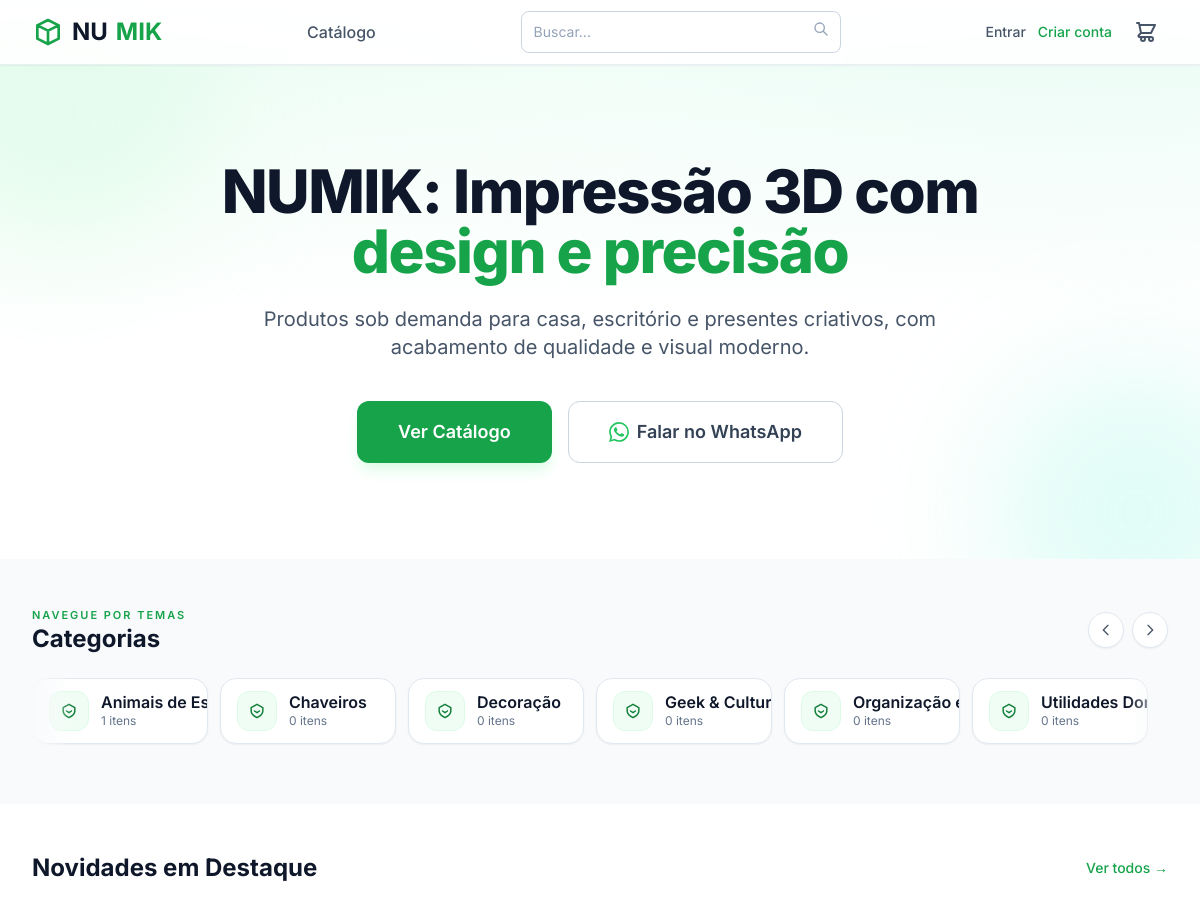
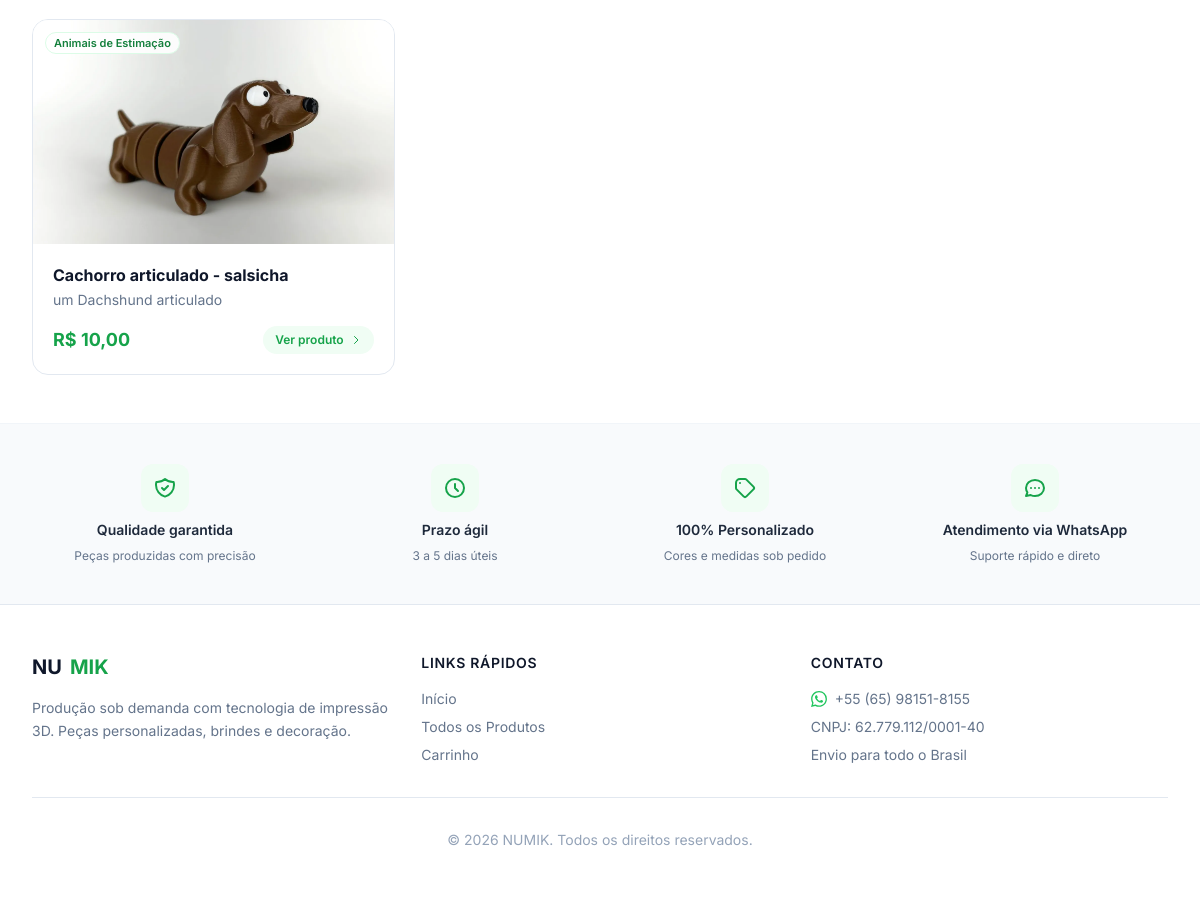
The page / on the database its author committed (2 pictures, top to bottom).
### catalog/models.py (models this page shows, shortened)
class Category(models.Model):
    name = models.CharField(max_length=150, verbose_name="Nome da Categoria")
    slug = models.SlugField(max_length=150, unique=True)
    description = models.TextField(blank=True, verbose_name="Descrição")
    class Meta:
        verbose_name = "Categoria"
        verbose_name_plural = "Categorias"
        ordering = ['name']

class Product(models.Model):
    category = models.ForeignKey(Category, related_name='products', on_delete=models.SET_NULL, null=True, blank=True, verbose_name="Categoria")
    name = models.CharField(max_length=200, verbose_name="Nome do Produto")
    slug = models.SlugField(max_length=200, unique=True)
    short_description = models.CharField(max_length=255, verbose_name="Descrição Curta")
    description = models.TextField(verbose_name="Descrição Longa")
    base_price = models.DecimalField(max_digits=10, decimal_places=2, verbose_name="Preço Base")
    is_active = models.BooleanField(default=True, verbose_name="Ativo?")
    lead_time_text = models.CharField(max_length=100, default="Produção em 3 a 5 dias úteis", verbose_name="Prazo Estimado")
    tags = models.ManyToManyField(Tag, related_name='products', blank=True, verbose_name="Tags (#)")
    created_at = models.DateTimeField(auto_now_add=True)
    updated_at = models.DateTimeField(auto_now=True)
    class Meta:
        verbose_name = "Produto"
        verbose_name_plural = "Produtos"
        ordering = ['-created_at']
    def get_absolute_url(self):
        return reverse('catalog:product_detail', kwargs={'slug': self.slug})

class ProductImage(models.Model):
    product = models.ForeignKey(Product, related_name='images', on_delete=models.CASCADE)
    image = models.ImageField(upload_to='products/%Y/%m/%d', verbose_name="Imagem")
    alt_text = models.CharField(max_length=200, blank=True, verbose_name="Texto Alternativo (SEO)")
    order = models.PositiveIntegerField(default=0, verbose_name="Ordem")
    class Meta:
        verbose_name = "Imagem do Produto"
        verbose_name_plural = "Imagens do Produto"
        ordering = ['order']

### catalog/views.py (the view)
# urls.py: path('', views.home, name='home'),
def home(request):
    featured_products = Product.objects.filter(is_active=True).order_by('?')[:6]
    categories = Category.objects.all()
    return render(request, 'catalog/home.html', {
        'products': featured_products,
        'categories': categories
    })

### cart/cart.py (called while the page is built)
    def get_total_items(self):
        return sum(item['quantity'] for item in self.cart.values())

    def _normalize_cart_dict(self, cart_data):
        return {item_id: self._normalize_item(data) for item_id, data in (cart_data or {}).items() if isinstance(data, dict)}

### cart/context_processors.py (called while the page is built)
def cart(request):
    return {'cart': Cart(request)}

### templates/catalog/home.html (shortened to what this page needs)
{% extends 'base.html' %}
{% block content %}
<section class="relative overflow-hidden bg-gradient-to-b from-emerald-50/70 via-white to-white">
    <div class="absolute -top-24 -left-20 w-72 h-72 rounded-full bg-brand-100 blur-3xl opacity-60 pointer-events-none" aria-hidden="true"></div>
    <div class="absolute -bottom-24 -right-20 w-72 h-72 rounded-full bg-teal-100 blur-3xl opacity-60 pointer-events-none" aria-hidden="true"></div>
    <div class="max-w-7xl mx-auto px-4 sm:px-6 lg:px-8 py-16 sm:py-24 text-center relative">
        <h1 class="text-balance text-4xl tracking-tight font-extrabold text-slate-900 sm:text-5xl md:text-6xl leading-tight">
            <span class="block">NUMIK: Impressão 3D com</span>
            <span class="block text-brand-600">design e precisão</span>
        </h1>
        <p class="mt-4 max-w-md mx-auto text-base text-slate-600 sm:text-lg md:mt-6 md:text-xl md:max-w-3xl">
            Produtos sob demanda para casa, escritório e presentes criativos, com acabamento de qualidade e visual moderno.
        </p>
        <div class="mt-8 sm:mt-10 flex flex-col sm:flex-row justify-center gap-3 sm:gap-4">
            <a href="{% url 'catalog:product_list' %}"
                class="inline-flex items-center justify-center px-8 py-3.5 border border-transparent text-base font-semibold rounded-xl text-white bg-brand-600 hover:bg-brand-700 transition-colors shadow-lg shadow-brand-100 md:py-4 md:text-lg md:px-10">
                Ver Catálogo
            </a>
            <a href="https://wa.me/5565981518155" target="_blank" rel="noopener noreferrer"
                class="inline-flex items-center justify-center px-8 py-3.5 border border-slate-300 text-base font-semibold rounded-xl text-slate-700 bg-white hover:bg-slate-50 transition-colors md:py-4 md:text-lg md:px-10">
                Falar no WhatsApp
            </a>
        </div>
    </div>
</section>
{% if categories %}
<section class="py-10 sm:py-12 bg-slate-50" aria-labelledby="categorias-heading">
    <div class="max-w-7xl mx-auto px-4 sm:px-6 lg:px-8">
        <div class="flex items-center justify-between gap-3 mb-6">
            <div>
                <p class="text-[11px] font-semibold tracking-[0.18em] text-brand-600 uppercase">Navegue por temas</p>
                <h2 id="categorias-heading" class="text-2xl font-bold text-slate-900 leading-tight">Categorias</h2>
            </div>
            <div class="flex gap-2 items-center shrink-0">
                <button type="button" id="cat-prev"
                    class="h-9 w-9 rounded-full border border-slate-200 bg-white text-slate-600 shadow-sm hover:border-brand-500 hover:text-brand-600 transition-colors flex items-center justify-center focus-visible:ring-2 focus-visible:ring-brand-500 focus-visible:outline-none"
                    aria-label="Rolar categorias para a esquerda">
                    <svg class="w-4 h-4" fill="none" stroke="currentColor" viewBox="0 0 24 24" aria-hidden="true"><path stroke-linecap="round" stroke-linejoin="round" stroke-width="2" d="M15 19l-7-7 7-7"/></svg>
                </button>
                <button type="button" id="cat-next"
                    class="h-9 w-9 rounded-full border border-slate-200 bg-white text-slate-600 shadow-sm hover:border-brand-500 hover:text-brand-600 transition-colors flex items-center justify-center focus-visible:ring-2 focus-visible:ring-brand-500 focus-visible:outline-none"
                    aria-label="Rolar categorias para a direita">
                    <svg class="w-4 h-4" fill="none" stroke="currentColor" viewBox="0 0 24 24" aria-hidden="true"><path stroke-linecap="round" stroke-linejoin="round" stroke-width="2" d="M9 5l7 7-7 7"/></svg>
                </button>
            </div>
        </div>
        <div class="relative">
            <div class="pointer-events-none absolute inset-y-0 right-0 w-10 bg-gradient-to-l from-slate-50 to-transparent z-10" aria-hidden="true"></div>
            <ul id="cat-scroller" role="list"
                class="flex gap-3 overflow-x-auto pb-3 scroll-smooth snap-x snap-mandatory"
                style="-ms-overflow-style: none; scrollbar-width: none;">
                {% for cat in categories %}
                <li class="flex-none snap-start">
                    <a href="{% url 'catalog:product_list' %}?categoria={{ cat.slug }}"
                        class="group flex w-[176px] rounded-2xl border border-slate-200 bg-white px-4 py-3 shadow-sm hover:-translate-y-0.5 hover:border-brand-500 hover:shadow-md transition-all focus-visible:ring-2 focus-visible:ring-brand-500 focus-visible:outline-none overflow-hidden">
                        <div class="flex items-center gap-3">
                            <span class="h-10 w-10 rounded-xl bg-brand-50 border border-brand-100 text-brand-700 flex items-center justify-center flex-shrink-0" aria-hidden="true">
                                <svg class="h-5 w-5" viewBox="0 0 24 24" fill="none" stroke="currentColor" stroke-width="1.8" stroke-linecap="round" stroke-linejoin="round">
                                    <path d="M12 4l7 4v4c0 4-3 6-7 8-4-2-7-4-7-8V8l7-4z" />
                                    <path d="M9 12l3 2 3-2" />
                                </svg>
                            </span>
                            <div class="text-left min-w-0">
                                <p class="font-semibold text-slate-900 leading-tight truncate">{{ cat.name }}</p>
                                <p class="text-[12px] text-slate-500">{{ cat.products.count|default:0 }} itens</p>
                            </div>
                        </div>
                    </a>
                </li>
                {% endfor %}
            </ul>
        </div>
    </div>
</section>
{% endif %}
<section class="py-10 sm:py-12 bg-white" aria-labelledby="destaque-heading">
    <div class="max-w-7xl mx-auto px-4 sm:px-6 lg:px-8">
        <div class="flex items-center justify-between mb-8">
            <h2 id="destaque-heading" class="text-2xl font-bold text-slate-900">Novidades em Destaque</h2>
            <a href="{% url 'catalog:product_list' %}" class="text-sm font-medium text-brand-600 hover:text-brand-700 transition-colors">
                Ver todos <span aria-hidden="true">&rarr;</span>
            </a>
        </div>
        <ul role="list" class="grid grid-cols-1 sm:grid-cols-2 lg:grid-cols-3 xl:grid-cols-4 gap-6">
            {% for product in products %}
            <li class="group relative bg-white border border-slate-200 rounded-2xl overflow-hidden hover:shadow-lg hover:border-brand-300 transition-all duration-200 flex flex-col">
                <a href="{{ product.get_absolute_url }}" class="block">
                    <div class="relative bg-slate-100 overflow-hidden h-56">
                        {% if product.images.first %}
                        <img src="{{ product.images.first.image.url }}"
                            alt="{{ product.images.first.alt_text|default:product.name }}"
                            width="400" height="300"
                            loading="{% if forloop.counter <= 4 %}eager{% else %}lazy{% endif %}"
                            class="w-full h-full object-cover object-center group-hover:scale-105 transition-transform duration-300">
                        {% endif %}
                        {% if product.category %}
                        <span class="absolute top-3 left-3 px-2 py-0.5 rounded-full bg-white/90 text-[11px] font-semibold text-brand-700 border border-brand-100">{{ product.category.name }}</span>
                        {% endif %}
                    </div>
                </a>
                <div class="p-5 flex-1 flex flex-col justify-between">
                    <div>
                        <h3 class="text-base font-bold text-slate-900 leading-snug mb-1">
                            <a href="{{ product.get_absolute_url }}" class="hover:text-brand-600 transition-colors focus-visible:ring-2 focus-visible:ring-brand-500 focus-visible:outline-none rounded">
                                {{ product.name }}
                            </a>
                        </h3>
                        <p class="text-sm text-slate-500 line-clamp-2">{{ product.short_description }}</p>
                    </div>
                    <div class="mt-4 flex items-center justify-between gap-2">
                        <p class="text-lg font-bold text-brand-600">R$&nbsp;{{ product.base_price }}</p>
                        <a href="{{ product.get_absolute_url }}"
                            class="inline-flex items-center gap-1.5 text-xs font-semibold text-brand-600 hover:text-brand-700 bg-brand-50 hover:bg-brand-100 px-3 py-1.5 rounded-full transition-colors focus-visible:ring-2 focus-visible:ring-brand-500 focus-visible:outline-none whitespace-nowrap">
                            Ver produto
                            <svg class="w-3 h-3" fill="none" stroke="currentColor" viewBox="0 0 24 24" aria-hidden="true"><path stroke-linecap="round" stroke-linejoin="round" stroke-width="2" d="M9 5l7 7-7 7"/></svg>
                        </a>
                    </div>
                </div>
            </li>
            {% endfor %}
        </ul>
    </div>
</section>
<section class="py-10 bg-slate-50 border-t border-slate-100" aria-label="Diferenciais NUMIK">
    <div class="max-w-7xl mx-auto px-4 sm:px-6 lg:px-8">
        <ul role="list" class="grid grid-cols-2 sm:grid-cols-4 gap-6 text-center">
            <li class="flex flex-col items-center gap-2">
                <span class="h-12 w-12 rounded-xl bg-brand-50 flex items-center justify-center" aria-hidden="true">
                </span>
                <p class="text-sm font-semibold text-slate-800">Qualidade garantida</p>
                <p class="text-xs text-slate-500">Peças produzidas com precisão</p>
            </li>
            <li class="flex flex-col items-center gap-2">
                <span class="h-12 w-12 rounded-xl bg-brand-50 flex items-center justify-center" aria-hidden="true">
                    <svg class="w-6 h-6 text-brand-600" fill="none" stroke="currentColor" viewBox="0 0 24 24"><path stroke-linecap="round" stroke-linejoin="round" stroke-width="2" d="M12 8v4l3 3m6-3a9 9 0 11-18 0 9 9 0 0118 0z"></path></svg>
                </span>
                <p class="text-sm font-semibold text-slate-800">Prazo ágil</p>
                <p class="text-xs text-slate-500">3 a 5 dias úteis</p>
            </li>
            <li class="flex flex-col items-center gap-2">
                <span class="h-12 w-12 rounded-xl bg-brand-50 flex items-center justify-center" aria-hidden="true">
                    <svg class="w-6 h-6 text-brand-600" fill="none" stroke="currentColor" viewBox="0 0 24 24"><path stroke-linecap="round" stroke-linejoin="round" stroke-width="2" d="M7 7h.01M7 3h5c.512 0 1.024.195 1.414.586l7 7a2 2 0 010 2.828l-7 7a2 2 0 01-2.828 0l-7-7A1.994 1.994 0 013 12V7a4 4 0 014-4z"></path></svg>
                </span>
                <p class="text-sm font-semibold text-slate-800">100% Personalizado</p>
                <p class="text-xs text-slate-500">Cores e medidas sob pedido</p>
            </li>
            <li class="flex flex-col items-center gap-2">
                <span class="h-12 w-12 rounded-xl bg-brand-50 flex items-center justify-center" aria-hidden="true">
                </span>
                <p class="text-sm font-semibold text-slate-800">Atendimento via WhatsApp</p>
                <p class="text-xs text-slate-500">Suporte rápido e direto</p>
            </li>
        </ul>
    </div>
</section>
{% endblock %}

### templates/base.html (style rules this page uses)
body { background-image: radial-gradient(circle at top left, rgba(34, 197, 94, 0.08), transparent 30%), radial-gradient(circle at 90% 10%, rgba(20, 184, 166, 0.08), transparent 28%); }

### rows shown on the page
Category: name "Animais de…", products.count "1"
Category: name "Chaveiros", products.count "0"
Category: name "Decoração", products.count "0"
Category: name "Geek &…", products.count "0"
Category: name "Organização…", products.count "0"
Category: name "Utilidades…", products.count "0"
Product: images.first.image (picture), category.name "Animais de Estimação", name "Cachorro articulado - salsicha", short_description "um Dachshund articulado", base_price "10,00"
